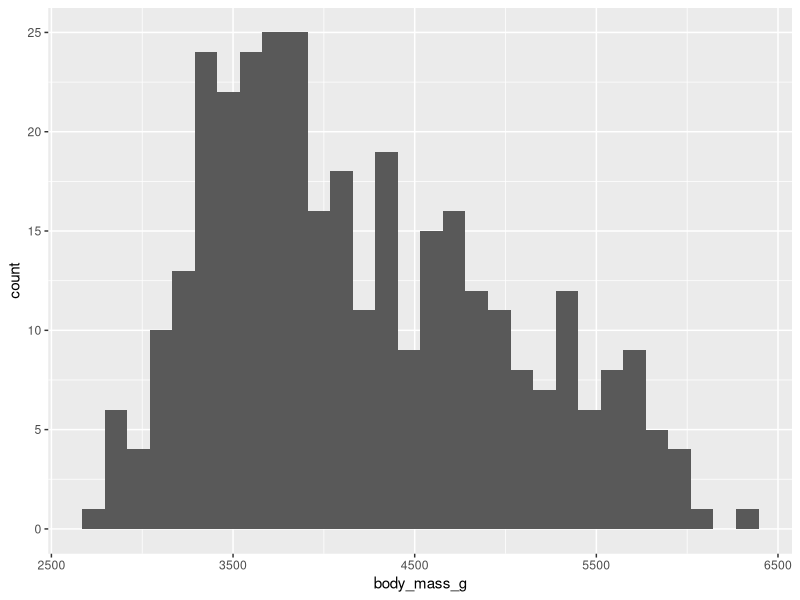
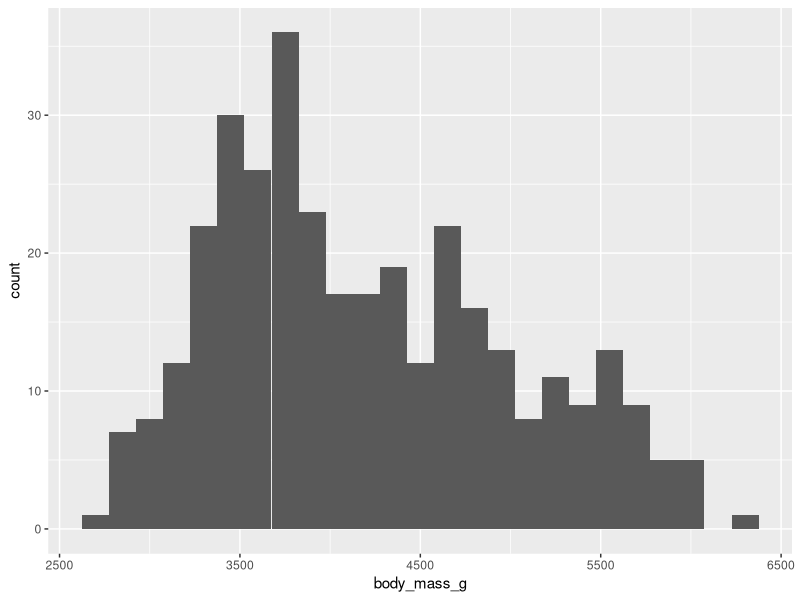
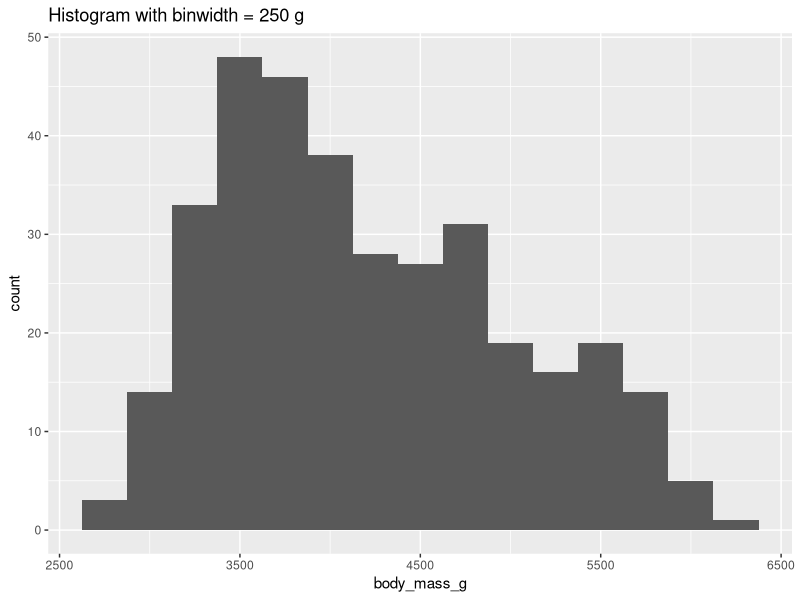
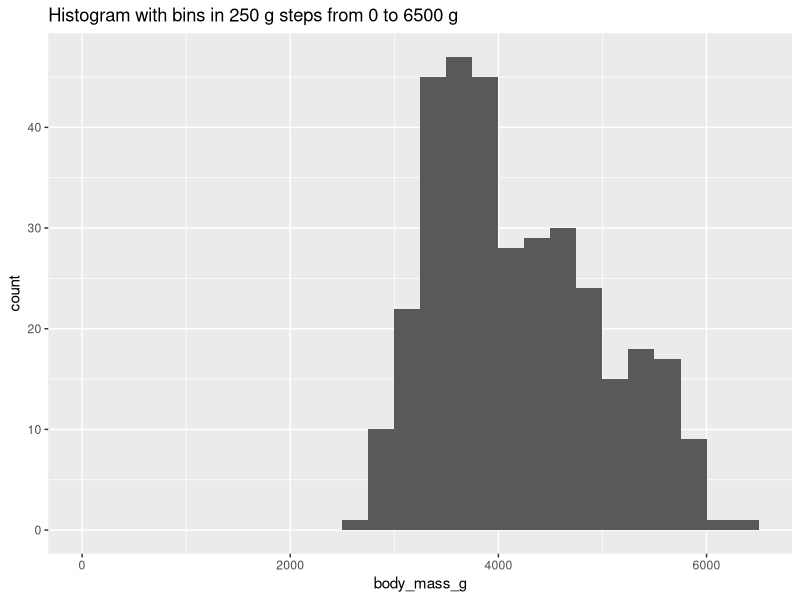
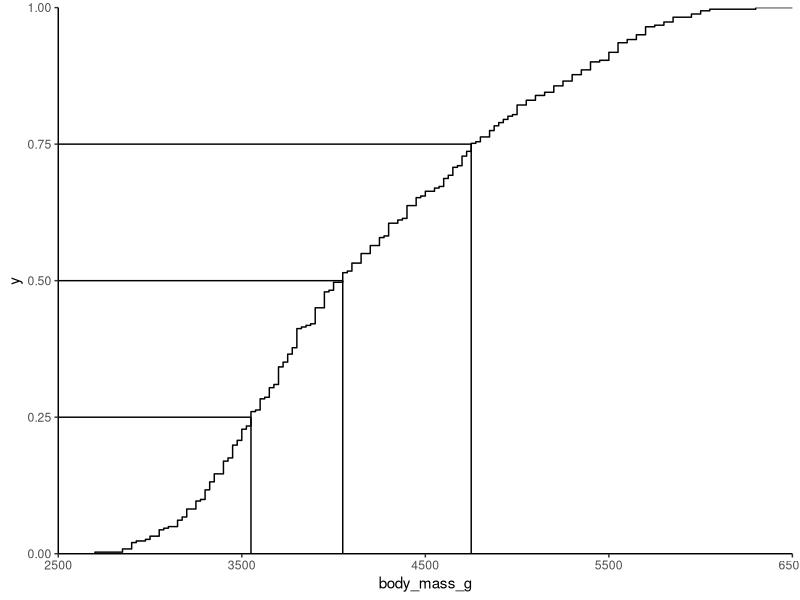
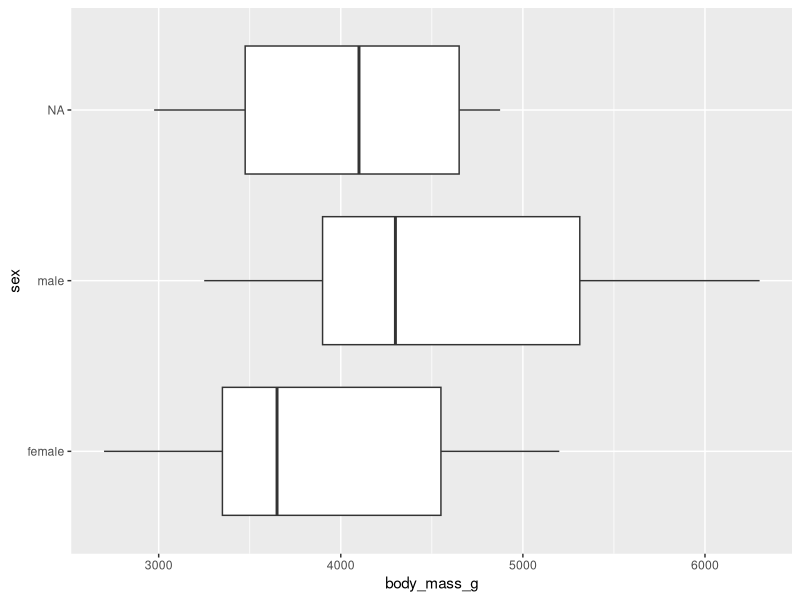

The R source for these figures, in order:
## ---- chunk 1
library(tidyverse)
## ---- chunk 2
library(palmerpenguins)
head(penguins)
## ---- chunk 3
penguins$body_mass_g
## ---- chunk 4
mean(penguins$body_mass_g, na.rm = TRUE)
## ---- chunk 5
penguins %>% 
  summarise(avg_mass = mean(body_mass_g, na.rm = T))
## ---- chunk 6
penguins %>% 
  summarise(median = median(body_mass_g, na.rm = T))
## ---- chunk 7
penguins %>% 
  summarise(median = median(body_mass_g, na.rm = T),
            mean   = mean(body_mass_g, na.rm = TRUE))
## ---- chunk 8
penguins %>% 
  count(sex) %>% 
  arrange(desc(n))
## ---- chunk 9
penguins %>% 
  summarise(min = min(body_mass_g, na.rm = T),
            max = max(body_mass_g, na.rm = T))
## ---- chunk 10
penguins %>% 
  reframe(range = range(body_mass_g, na.rm = T))
## ---- chunk 11
penguins %>% 
  summarise(
            variance = var(body_mass_g, na.rm = T)
          )
## ---- chunk 12
penguins %>% 
  summarise(
            s = sd(body_mass_g, na.rm = T)
          )
## ---- chunk 13
penguins %>% 
  select(body_mass_g) %>% 
  filter(!is.na(body_mass_g)) %>% 
  mutate(buckets = cut(body_mass_g, breaks=seq(2500,6500,500))) %>% 
group_by(buckets) %>% 
summarise(antal = n())
## ---- chunk 14
penguins %>% 
ggplot((aes(x=body_mass_g))) +
geom_histogram()
## ---- chunk 15
penguins %>% 
ggplot((aes(x=body_mass_g))) +
geom_histogram(bins = 25)
## ---- chunk 16
penguins %>% 
ggplot((aes(x=body_mass_g))) +
geom_histogram(binwidth = 250) +
ggtitle("Histogram with binwidth = 250 g")
## ---- chunk 17
penguins %>% 
ggplot((aes(x=body_mass_g))) +
geom_histogram(breaks = seq(0,6500,250)) +
ggtitle("Histogram with bins in 250 g steps from 0 to 6500 g")
## ---- chunk 18
quantile(penguins$body_mass_g, probs = .25, na.rm = T)
## ---- chunk 19
quantile(penguins$body_mass_g, probs = .75, na.rm = T)
## ---- chunk 20
penguins %>% 
  summarise(iqr = IQR(body_mass_g, na.rm = T))
## ---- chunk 21
quantile(penguins$body_mass_g, probs = .025, na.rm = T)
## ---- chunk 22
CDF <- ecdf(penguins$body_mass_g)
CDF
## ---- chunk 23
quantiler <- quantile(penguins$body_mass_g, probs = c(0.25, 0.5, 0.75), na.rm = TRUE)
h_data <- tibble(x=rep(2500,3), y = c(0.25, 0.5, 0.75), xend=quantiler, yend =c(0.25, 0.5, 0.75)) 
v_data <- tibble(x=quantiler, xend = quantiler, y = rep(0,3), yend = c(0.25, 0.5, 0.75))
ggplot(penguins, aes(body_mass_g)) + 
  stat_ecdf(geom = "step") +
  geom_segment(data = v_data, aes(x=x, y = y, xend = xend, yend = yend)) +

  geom_segment(data = h_data, aes(x=x, y = y, xend = xend, yend = yend)) +
coord_cartesian(xlim = c(2500,6500), expand = FALSE) +
theme_classic()
## ---- chunk 24
library(e1071)
skewness(penguins$body_mass_g, na.rm = T)
## ---- chunk 25
kurtosis(penguins$body_mass_g, na.rm = T)
## ---- chunk 26
summary(penguins)
## ---- chunk 27
penguins %>% 
  summarise(min = min(body_mass_g, na.rm = T),
            max = max(body_mass_g, na.rm = T),
            mean = mean(body_mass_g, na.rm = T),
            median = median(body_mass_g, na.rm = T),
            stddev = sd(body_mass_g, na.rm = T),
            var = var(body_mass_g, na.rm = T),
            Q1 = quantile(body_mass_g, probs = .25, na.rm = T),
            Q3 = quantile(body_mass_g, probs = .75, na.rm = T),
            iqr = IQR(body_mass_g, na.rm = T),
            skew = skewness(body_mass_g, na.rm = T),
            kurtosis = kurtosis(body_mass_g, na.rm = T)
  )
## ---- chunk 28
penguins %>% 
  group_by(species) %>% 
  summarise(min = min(body_mass_g, na.rm = T),
            max = max(body_mass_g, na.rm = T),
            mean = mean(body_mass_g, na.rm = T),
            median = median(body_mass_g, na.rm = T),
            stddev = sd(body_mass_g, na.rm = T)
  )
## ---- chunk 29
penguins %>% 
  ggplot(aes(x=body_mass_g, y = sex)) +
  geom_boxplot()
